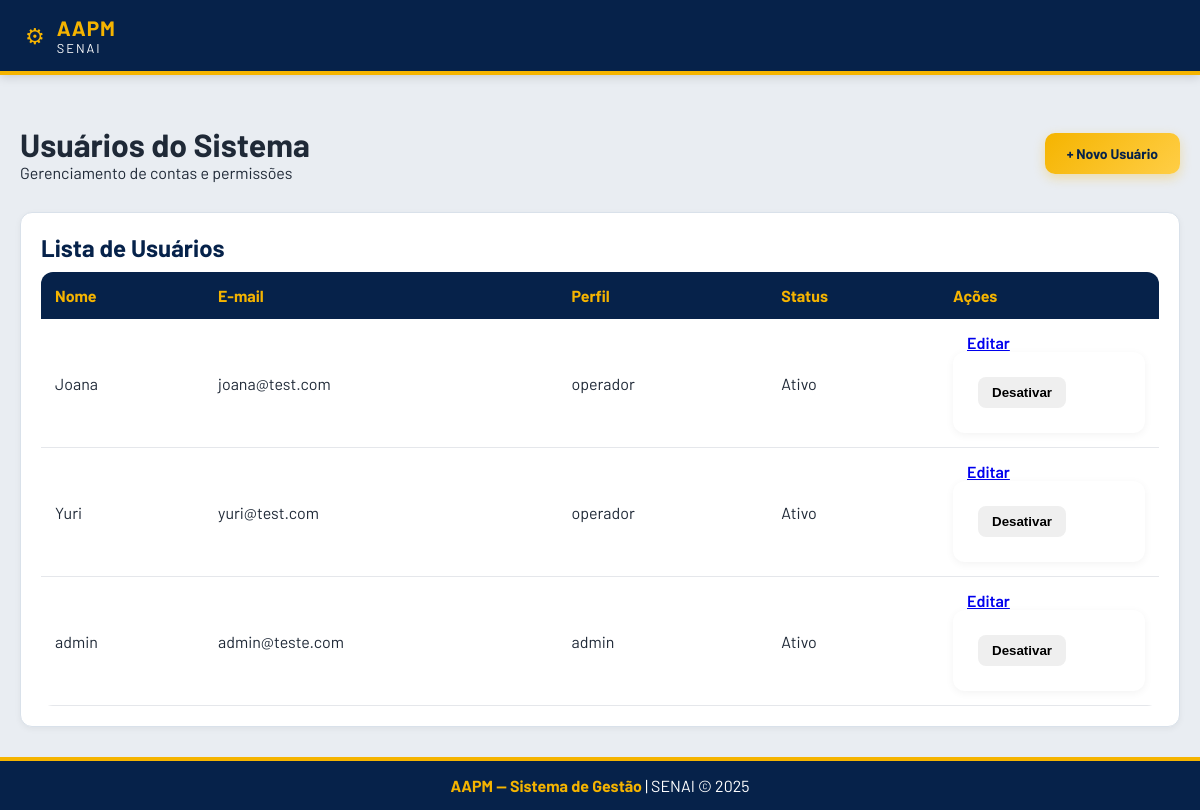
/usuarios/ (signed in), run on the app's committed database.
### app/models/usuario.py (models this page shows)
class Usuario(Base):
    __tablename__ = "usuarios"
    id = Column(Integer, primary_key=True, autoincrement=True)
    nome = Column(String(100), nullable=False)
    email = Column(String(150), unique=True, nullable=False)
    senha_hash = Column(String(255), nullable=False)
    role = Column(String(20), default="operador")
    ativo = Column(Boolean, default=True)
    criado_em = Column(DateTime, server_default=func.now())

### app/controllers/admin_controller.py (the view)
@router.get("/")
def listar_usuarios(
    request: Request,
    db: Session = Depends(get_db),
    admin = Depends(get_admin) # Bloqueia quem não é admin
):
    usuarios = db.query(Usuario).order_by(Usuario.nome).all()
    return templates.TemplateResponse(
        request,
        "usuarios/index.html",
        {
            "request": request,
            "admin": admin,
            "usuarios": usuarios
        }
    )

### app/templates/usuarios/index.html (shortened to what this page needs)
{% extends "base.html" %}
{% block conteudo %}
<div class="page-header">
    <div>
        <h1>Usuários do Sistema</h1>
        <p>Gerenciamento de contas e permissões</p>
    </div>
    <a href="/usuarios/novo" class="btn-primary">
        + Novo Usuário
    </a>
</div>
<div class="card">
    <h2 class="card-title">
        Lista de Usuários
    </h2>
    <table>
        <thead>
            <tr>
                <th>Nome</th>
                <th>E-mail</th>
                <th>Perfil</th>
                <th>Status</th>
                <th width="220">Ações</th>
            </tr>
        </thead>
        <tbody>
            {% for u in usuarios %}
            <tr>
                <td>{{ u.nome }}</td>
                <td>{{ u.email }}</td>
                <td>
                    <span class="perfil-badge">
                        {{ u.role }}
                    </span>
                </td>
                <td>
                    {% if u.ativo %}
                        <span class="status ativo">Ativo</span>
                    {% else %}
                        <span class="status inativo">Inativo</span>
                    {% endif %}
                </td>
                <td>
                    <div class="acoes">
                        <a href="/usuarios/{{ u.id }}/editar"
                           class="btn btn-editar">
                            Editar
                        </a>
                        <form
                            action="/usuarios/{{ u.id }}/toggle-ativo"
                            method="post"
                        >
                            {% if u.ativo %}
                            <button
                                type="submit"
                                class="btn btn-desativar">
                                Desativar
                            </button>
                            {% else %}
                            <button
                                type="submit"
                                class="btn btn-ativar">
                                Ativar
                            </button>
                            {% endif %}
                        </form>
                    </div>
                </td>
            </tr>
            {% endfor %}
        </tbody>
    </table>
</div>
{% endblock %}

### app/static/css/base.css (style rules this page uses)
* { margin:0; padding:0; box-sizing:border-box; }
body { font-family:'Barlow', sans-serif; background:#e9edf2; color:#1f2937; min-height:100vh; display:flex; flex-direction:column; }
.card { background:white; border-radius:12px; padding:20px; border:1px solid #d9e1ea; box-shadow:0 2px 6px rgba(0,0,0,.05); }
.card-title { color:#06224a; font-weight:700; margin-bottom:10px; }
table { width:100%; border-collapse:collapse; background:white; border-radius:12px; overflow:hidden; }
thead { background:#06224a; color:#f5b400; }
th { padding:14px; text-align:left; }
td { padding:14px; border-bottom:1px solid #e5e7eb; }
.btn { border:none; padding:8px 14px; border-radius:8px; cursor:pointer; font-weight:600; }
.btn-primary { display:inline-flex; align-items:center; justify-content:center; padding:12px 22px; background:linear-gradient(135deg,#f5b400,#ffce46); color:#06224a; border:none; border-radius:10px; font-size:14px; font-weight:700; text-decoration:none; box-shadow:0 4px 12px rgba(245,180,0,.30); transition:all .25s ease; }
form { background:white; padding:25px; border-radius:12px; box-shadow:0 2px 8px rgba(0,0,0,.05); }
.page-header { display:flex; justify-content:space-between; align-items:center; margin-top:20px; margin-bottom:30px; }

### data on the page
Usuario: nome "Joana", email "joana@test.com", role "operador", ativo "Ativo"
Usuario: nome "Yuri", email "yuri@test.com", role "operador", ativo "Ativo"
Usuario: nome "admin", email "admin@teste.com", role "admin", ativo "Ativo"
